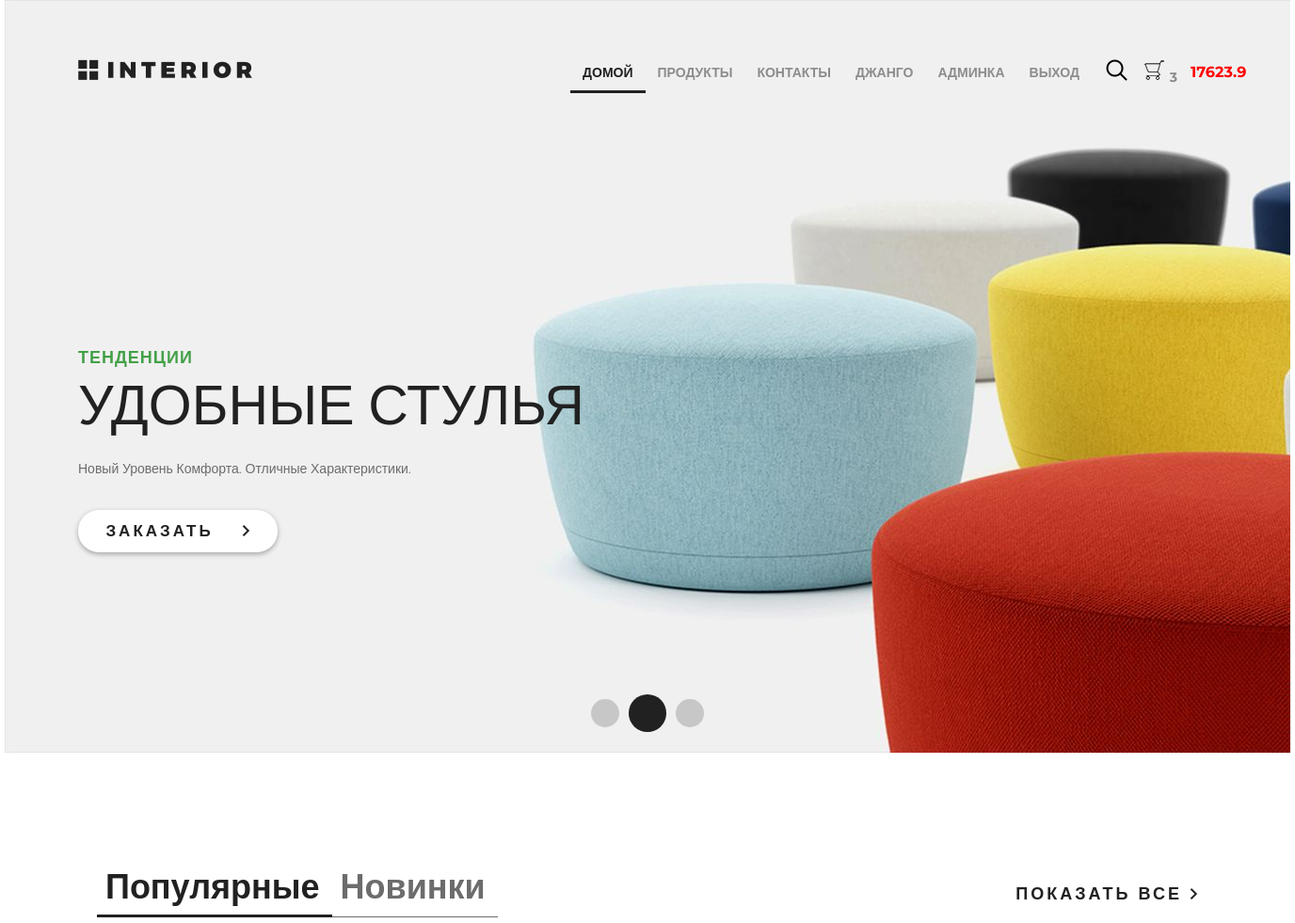
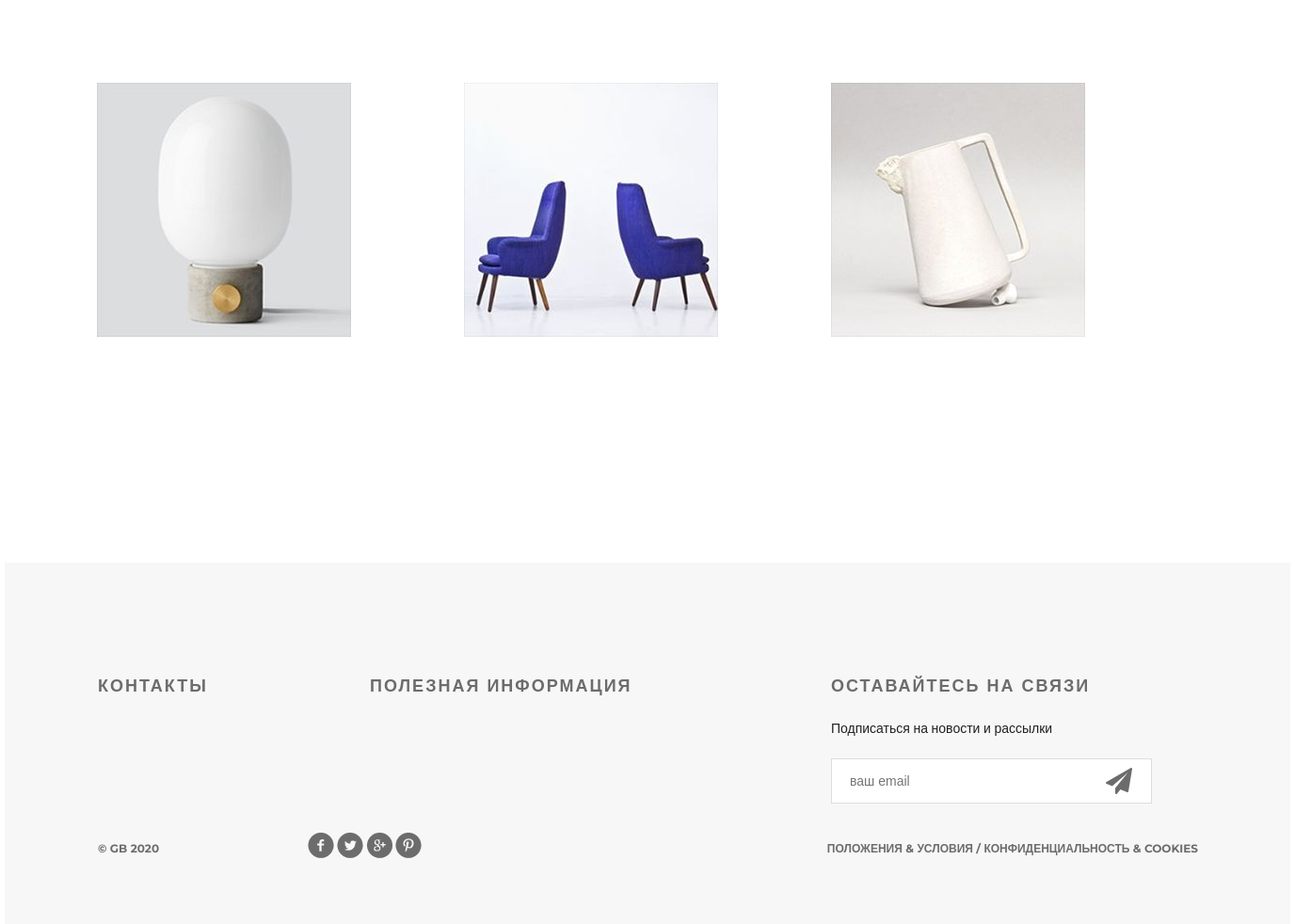
Page / (signed in) on the committed database (2 pictures, top to bottom).
### authapp/models.py (models this page shows)
class ShopUser(AbstractUser):
    avatar = models.ImageField(upload_to='users_avatars', blank=True, verbose_name='аватарка')
    age = models.PositiveSmallIntegerField(verbose_name='возраст')

### basketapp/models.py (models this page shows)
class Basket(models.Model):
    user = models.ForeignKey(settings.AUTH_USER_MODEL, on_delete=models.CASCADE, verbose_name='пользователь')
    product = models.ForeignKey(Product, on_delete=models.CASCADE, verbose_name='товар')
    quantity = models.PositiveIntegerField(default=0, verbose_name='количество')
    add_datetime = models.DateTimeField(auto_now_add=True)
    @property
    def product_cost(self):
        return self.product.price * self.quantity
    @property
    def total_quantity(self):
        _items = Basket.objects.filter(user=self.user)
        _totalquantity = sum(list(map(lambda x: x.quantity, _items)))
        return _totalquantity
    @property
    def total_cost(self):
        _items = Basket.objects.filter(user=self.user)
        _totalcost = sum(list(map(lambda x: x.product_cost, _items)))
        return _totalcost

### mainapp/models.py (models this page shows, shortened)
class Product(models.Model):
    category = models.ForeignKey(ProductCategory, on_delete=models.CASCADE)
    name = models.CharField(verbose_name='имя продукта', max_length=128)
    image = models.ImageField(upload_to='products_images', blank=True)
    short_desc = models.CharField(max_length=128, verbose_name='краткое описание', blank=True)
    description = models.TextField(verbose_name='описание продукта', blank=True)
    price = models.DecimalField(verbose_name='цена продукта', max_digits=8, decimal_places=2, default=0)
    quantity = models.PositiveIntegerField(verbose_name='колличество на складе', default=0)
    is_active = models.BooleanField(default=True)
    class Meta:
        verbose_name = 'товар'
        verbose_name_plural = 'товары'

### mainapp/views.py (the view)
# urls.py: path('', mainapp.main, name='main'),
def main(request):
    slogan = 'Новый уровень комфорта. Отличные характеристики.'
    content = {
        'slogan': slogan,
        'title': 'главная',
        'basket': get_basket(request.user),
        'products_list': Product.objects.all()[:3]
    }
    return render(request, 'mainapp/index.html', content)

### mainapp/views.py (called while the page is built)
def get_basket(user):
    if user.is_authenticated:
        return Basket.objects.filter(user=user)
    return []

### mainapp/templates/mainapp/index.html (shortened to what this page needs)
{% extends 'mainapp/base.html' %}
{% load static %}
{% block menu %}
	<div class="slider">
		<div class="header clearfix">
			<a href="/" class="logo"></a>
			{% include 'mainapp/includes/inc_main_menu.html' %}
		</div>
		<div class="text-slider">
			<h3 class="green">тенденции</h3>
			<h3 class="big"> удобные стулья</h3>
			<p>{{ slogan|title }}</p>
			<a href="#" class="button-order">заказать <img src="{% static "img/arrow.png" %}" alt=""></a>
		</div>
		<div class="navi">
			<a href="#"></a><a href="#"></a><a href="#"></a>
		</div>
	</div>
{% endblock %}
{% block content %}
	<div class="featured">
		<div class="featured-menu">
				<a class="active" href="#">Популярные</a><a href="#">Новинки</a>
		</div>
		<a class="explore" href="#">показать все <img src="{% static "img/arrow.png" %}" alt=""></a>
		<div class="clearfix">
		</div>
		<div class="tab-content">
			{% include 'mainapp/includes/inc_popular_products.html' %}
		</div>
	</div>
{% endblock %}

### mainapp/templates/mainapp/includes/inc_main_menu.html
<ul class="menu">
				<li><a href="{% url 'main'%}" {% if request.resolver_match.url_name == 'main' %}class="active"{% endif %}>домой</a></li>
				<li><a href="{% url 'products:index' %}" {% if request.resolver_match.url_namespace == 'products' %}class="active"{% endif %}>продукты</a></li>
				<li><a href="{% url 'contact'%}" {% if request.resolver_match.url_name == 'contact' %}class="active"{% endif %}>контакты</a></li>
                {% if user.is_authenticated %}
                <li><a href="{% url 'auth:edit'%}">
                    {{ user.first_name|default:'Пользователь' }}
                </a></li>
                    {% if user.is_superuser %}
                        <li>
                            <a href="{% url 'admin:users'%}">
                                админка
                            </a>
                        </li>
                    {% endif %}
                <li><a href="{% url 'auth:logout'%}">
                    выход
                </a></li>
                {% else %}
                    <li><a href="{% url 'auth:login'%}">
                    вход
                </a></li>
                {% endif %}
                <li>
                    <a href="#" class="search"></a>
                </li>
                <li>
                    <a href="{% url 'basket:basket' %}" class="basket"> {% if request.resolver_match.url_name == 'basket' %}class="active"{% endif %}
                        {% if basket %} {{ basket.0.total_quantity }} {% endif %}
                    </a>
                </li>
                <li>
                    {% if basket %}<p class="summa">{{ basket.0.total_cost|floatformat:1 }}</p>{% endif %}
                </li>
</ul>

### mainapp/templates/mainapp/includes/inc_popular_products.html (shortened to what this page needs)
{% load static %}
<div class="tab-content">
    {%for product in products_list%}
    <div class="block">
        <a href="{% url 'products:product' product.pk %}"><img src="/media/{{ product.image }}" alt="{{ product.short_desc }}">
        </a>
    </div>
    {% endfor %}
</div>

### static/style.css (style rules this page uses)
* { margin: 0; padding: 0; }
body { font-family: 'Montserrat', sans-serif; }
html, body { height: 100%; }
.slider { height: 800px; background-image: url(img/slider.jpg); padding-left: 78px; padding-right: 211px; position: relative; }
.logo { background-image: url(img/logo.png); margin-top: 63px; width: 185px; height: 22px; float: left; }
.menu { list-style-type: none; margin-top: 67px; float: right; }
.menu li { float: left; }
.menu a { color: #8c8c8c; font-size: 14px; font-weight: 700; text-align: right; text-transform: uppercase; text-decoration: none; padding: 10px 13px; }
.menu .active { color: #212121; font-weight: 700; border-bottom: 3px solid #212121; }
.search { display: block; width: 23px; height: 23px; background-image: url(img/search.png); position: absolute; top: 63px; left: 1176px; }
.clearfix:after { content: ""; display: block; clear: both; }
.text-slider { margin-top: 288px; position: absolute; }
.text-slider p { color: #6c6c6c; font-size: 14px; text-align: left; width: 458px; line-height: 24px; }
.button-order { background-color: #ffffff; box-shadow: 0px 2px 4.85px 0.15px rgba(33, 33, 33, 0.35); width: 212px; height: 45px; display: block; text-transform: uppercase; text-align: center; border-radius: 22px; text-decoration: none; color: #212121; font-size: 17px; font-weight: 700; line-height: 45px; margin-top: 32px; letter-spacing: 3px; }
.button-order img { padding-left: 22px; }
.green { text-transform: uppercase; color: #43a047; font-size: 18px; font-weight: 700; text-align: left; margin-bottom: 22px; line-height: 13px; letter-spacing: 1px; }
.big { color: #212121; font-size: 59px; line-height: 43px; text-transform: uppercase; font-weight: 100; margin-bottom: 34px; }
.navi { position: absolute; bottom: 22px; right: 618px; display: flex; width: 130px; height: 40px; justify-content: space-between; align-items: center; }
.navi a { display: block; width: 30px; height: 30px; border-radius: 50%; background-color: rgba(33, 33, 33, 0.2); float: left; margin: 0px 5px; }
.navi a:nth-child(2) { display: block; width: 40px; height: 40px; border-radius: 50%; background-color: #212121; float: left; margin: 0px; }
.featured { padding-left: 98px; padding-right: 98px; }
.featured-menu { margin-top: 120px; width: 300px; height: 49px; float: left; }
.featured-menu a { color: #6c6c6c; font-size: 36px; font-weight: 700; text-align: left; text-decoration: none; border-bottom: 1px solid #6c6c6c; padding-bottom: 10px; padding-right: 13px; padding-left: 9px; }
.featured-menu .active { font-size: 36px; font-weight: 700; text-align: left; color: #212121; border-bottom: 3px solid #212121; padding-bottom: 8px; }
.explore { text-transform: uppercase; color: #212121; font-size: 18px; font-weight: 700; line-height: 24px; text-align: center; float: right; margin-top: 138px; letter-spacing: 3px; text-decoration: none; }
.tab-content { margin-top: 50px; display: flex; justify-content: space-between; margin-bottom: 120px; }
.tab-content .block { height: 270px; width: 270px; position: relative; margin-right: 120px; }
.basket { display: block; width: 23px; height: 23px; background-image: url("/static/img/basket.png"); background-repeat: no-repeat; position: absolute; top: 63px; left: 1210px; text-decoration: none; color: #555; }
.search { display: block; width: 23px; height: 23px; background-image: url("/static/img/search.png"); background-repeat: no-repeat; position: absolute; top: 63px; left: 1170px; text-decoration: none; color: #555; }
.summa { display: block; width: 23px; height: 23px; background-repeat: no-repeat; position: absolute; top: 67px; left: 1260px; text-decoration: none; color: red; font-weight: bold; }

### rows in the picture
ShopUser: first_name "ДЖАНГО"
Basket: user+quantity "3", user+product+quantity "17623.9"
Product: image (picture)
Product: image (picture)
Product: image (picture)

### other values in the picture
{{ slogan|title }} "Новый Уровень Комфорта. Отличные Характеристики."
